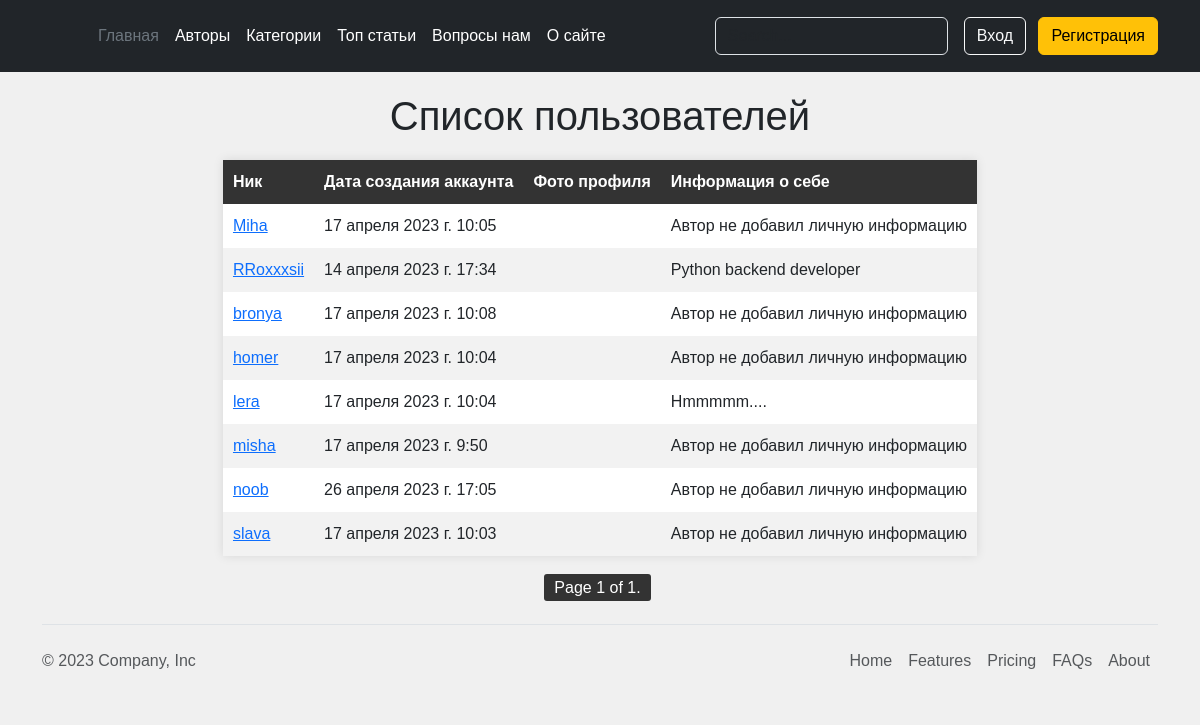
Screenshot of /authors/ with the database file from the repository.
### account/models.py (models this page shows, shortened)
class Author(AbstractBaseUser, PermissionsMixin):
    email = models.EmailField(_('почтовый адрес'), unique=True)
    user_name = models.CharField(max_length=150)
    mobile = models.CharField(max_length=20, blank=True)
    gender = models.ForeignKey(Gender, on_delete=models.SET_NULL, blank=True, null=True)
    profile_photo = models.ImageField(upload_to='photos/%Y/%m/%d/', help_text=_('Фото профиля'), blank=True)
    profile_information = models.TextField(help_text='Расскажите о себе', blank=True)
    country = models.ForeignKey(Country, on_delete=models.SET_NULL, blank=True, null=True)
    telegram_link = models.URLField(_('Телеграмм аккаунт'), blank=True)
    city = models.CharField(_('Где живете'), max_length=70, blank=True, null=True)
    is_active = models.BooleanField(default=False)
    is_staff = models.BooleanField(default=False)
    created = models.DateTimeField(auto_now_add=True)
    updated = models.DateTimeField(auto_now=True)
    objects = CustomAccountManager()
    USERNAME_FIELD = 'email'
    REQUIRED_FIELDS = ['user_name']
    class Meta:
        verbose_name = _("Аккаунт")
        verbose_name_plural = _("Аккаунты")
        ordering = ('user_name',)
    def get_absolute_url(self):
        return reverse('authors:author_detail_view', kwargs={'pk': self.pk})

### authors/views.py (the view)
# urls.py: path('', views.AuthorListView.as_view(), name='author_list_view'),
class AuthorListView(ListView):
    template_name = 'authors/authors_list_view.html'
    queryset = Author.objects.all()
    context_object_name = 'authors'
    paginate_by = 20

### authors/templates/authors/authors_list_view.html (shortened to what this page needs)
{% extends 'main/base.html' %}
{% load static %}
{% block content %}
<link rel="stylesheet" href="{% static 'main/css/authors_list_view.css' %}">
<link rel="stylesheet" href="{% static 'main/css/posts.css' %}">
	<h1>Список пользователей</h1>
	<table>
		<thead>
			<tr>
				<th>Ник</th>
				<th>Дата создания аккаунта</th>
				<th>Фото профиля</th>
				<th>Информация о себе</th>
			</tr>
		</thead>
		<tbody>
			{% for author in authors %}
			<tr>
				<td class="list_item"><a href="{{ author.get_absolute_url }}">{{ author.user_name }}</a></td>
				<td class="list_item">{{ author.created }}</td>
                {% if not user.profile_photo %}
                    <td class="list_item"></td>
                {% else %}
                    <td class="list_item"><img src="{{ author.profile_photo.url }}" alt="Фото профиля"></td>
                {% endif %}
                {% if author.profile_information  %}
                <td class="list_item">{{ author.profile_information|truncatewords:20 }}</td>
                {% else %}
                <td class="list_item">Автор не добавил личную информацию</td>
                {% endif %}
			</tr>
			{% endfor %}
		</tbody>
	</table>
{% include 'main/pagination.html' %}
{% endblock %}

### main/static/main/css/authors_list_view.css (style rules this page uses)
body { font-family: Arial, sans-serif; background-color: #f0f0f0; margin: 0; padding: 0; }
h1 { text-align: center; margin-top: 20px; }
table { border-collapse: collapse; margin: 20px auto; background-color: #fff; box-shadow: 0px 0px 10px rgba(0, 0, 0, 0.1); }
th, td { padding: 10px; text-align: left; }
th { background-color: #333; color: #fff; }
tr:nth-child(even) { background-color: #f2f2f2 }

### rows the page displays
Author: user_name "Miha", created "17 апреля 2023 г. 10:05", profile_information "Автор не добавил личную информацию"
Author: user_name "RRoxxxsii", created "14 апреля 2023 г. 17:34", profile_information "Python backend developer"
Author: user_name "bronya", created "17 апреля 2023 г. 10:08", profile_information "Автор не добавил личную информацию"
Author: user_name "homer", created "17 апреля 2023 г. 10:04", profile_information "Автор не добавил личную информацию"
Author: user_name "lera", created "17 апреля 2023 г. 10:04", profile_information "Hmmmmm...."
Author: user_name "misha", created "17 апреля 2023 г. 9:50", profile_information "Автор не добавил личную информацию"
Author: user_name "noob", created "26 апреля 2023 г. 17:05", profile_information "Автор не добавил личную информацию"
Author: user_name "slava", created "17 апреля 2023 г. 10:03", profile_information "Автор не добавил личную информацию"

### other values shown
{{ page_obj.number }} "1"
{{ page_obj.paginator.num_pages }} "1"
